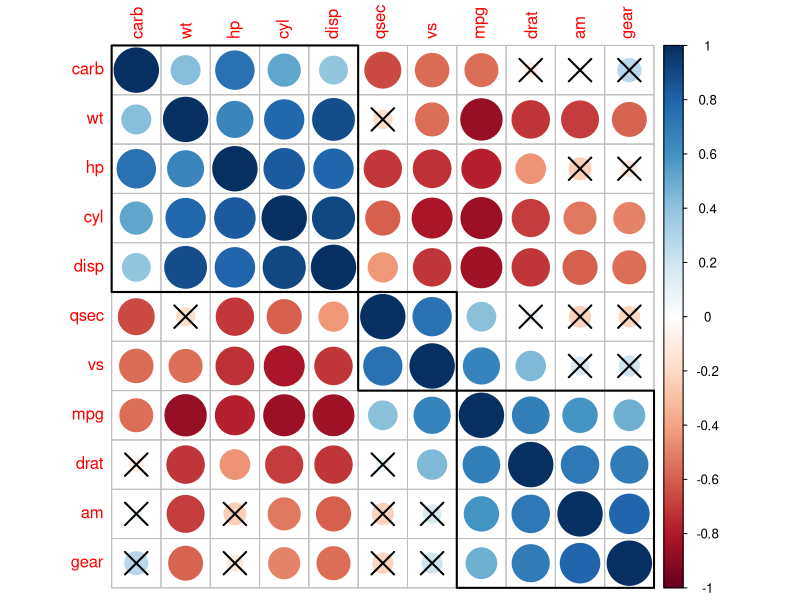

Recreate this plot in R.
# install.packages("corrplot")
library(corrplot)

# load built-in dataset mtcars
M <- cor(mtcars)
# M

res1 <- cor.mtest(mtcars, conf.level = .95)
res2 <- cor.mtest(mtcars, conf.level = .99)

# specialized the insignificant value according to the significant level
corrplot(
  M,
  p.mat = res1$p, 
  sig.level = .05,
  order = "hclust", 
  addrect = 3
)

cor.test(
  mtcars$mpg, 
  mtcars$cyl,
  alternative = "two.sided",
  method = "pearson",
  conf.level = 0.95
)

cor.test(
  mtcars$mpg, 
  mtcars$cyl,
  alternative = "greater",
  method = "kendall",
  conf.level = 0.9,
  exact = FALSE
)

cor.test(
  mtcars$mpg, 
  mtcars$cyl,
  alternative = "less",
  method = "spearman",
  conf.level = 0.8,
  exact = FALSE
)